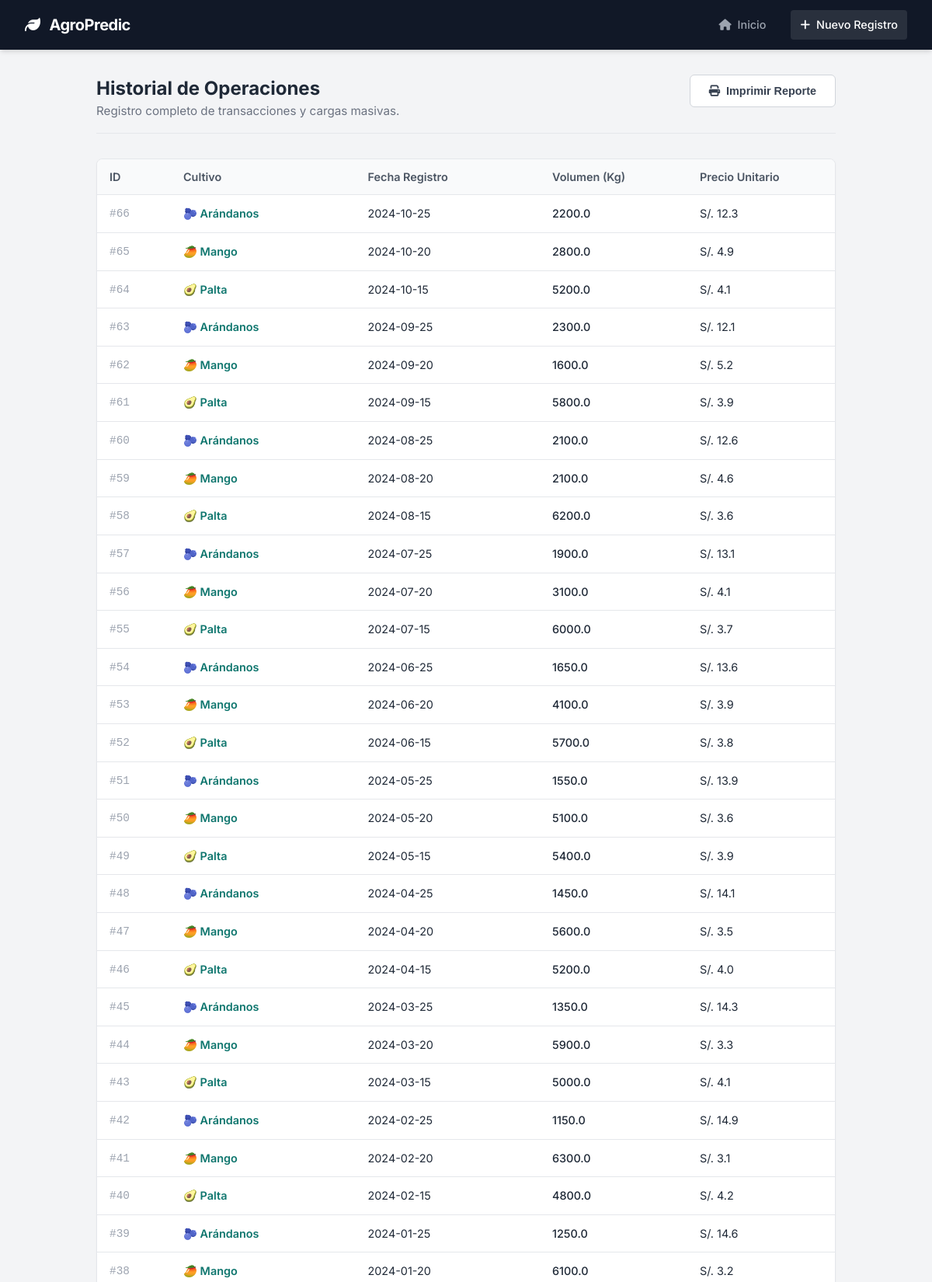
The app's page /ver_datos (upper part) with its own data.
### tables this page shows
CREATE TABLE ventas (
        id INTEGER PRIMARY KEY AUTOINCREMENT,
        cultivo TEXT NOT NULL,
        fecha DATE NOT NULL,
        volumen_kg REAL NOT NULL,
        precio_unitario REAL
    );

### app.py (the view)
@app.route('/ver_datos')
def ver_datos():
    conn = get_db_connection()
    ventas = conn.execute(
        'SELECT * FROM ventas ORDER BY fecha DESC').fetchall()
    conn.close()
    return render_template('ver_datos.html', ventas=ventas)

### app.py (called while the page is built)
def get_db_connection():
    conn = sqlite3.connect('cultivos.db')
    conn.row_factory = sqlite3.Row
    return conn

### templates/ver_datos.html (shortened to what this page needs)
<!DOCTYPE html>
<html lang="es">
  <head>
    <link rel="stylesheet" href="https://cdnjs.cloudflare.com/ajax/libs/font-awesome/6.4.0/css/all.min.css" />
    <link rel="stylesheet" href="{{ url_for('static', filename='css/style.css') }}" />
  </head>
  <body>
    <nav class="navbar">
      <a href="/" class="brand"><i class="fa-solid fa-leaf"></i> AgroPredic</a>
      <div class="nav-menu">
        <a href="/" class="nav-link"><i class="fa-solid fa-house"></i> Inicio</a>
        <a href="/ingreso" class="nav-link active"><i class="fa-solid fa-plus"></i> Nuevo Registro</a>
      </div>
    </nav>
    <div class="main-content">
      <header class="page-header" style="display: flex; justify-content: space-between; align-items: start;">
        <div>
          <h1 class="page-title">Historial de Operaciones</h1>
          <p class="page-subtitle">Registro completo de transacciones y cargas masivas.</p>
        </div>
        <button onclick="window.print()" class="btn btn-secondary"><i class="fa-solid fa-print"></i> Imprimir Reporte</button>
      </header>
      <div class="card" style="padding: 0; overflow: hidden;">
        {% if ventas %}
          <div class="table-responsive">
            <table>
              <thead>
                <tr>
                  <th width="10%">ID</th>
                  <th width="25%">Cultivo</th>
                  <th width="25%">Fecha Registro</th>
                  <th width="20%">Volumen (Kg)</th>
                  <th width="20%">Precio Unitario</th>
                </tr>
              </thead>
              <tbody>
                {% for venta in ventas %}
                  <tr>
                    <td>
                      <span style="color: #9ca3af; font-family: monospace;">#{{ venta.id }}</span>
                    </td>
                    <td>
                      <span style="font-weight: 600; color: var(--primary-color);">
                        {% if venta.cultivo == 'Palta' %}
                          🥑
                        {% elif venta.cultivo == 'Mango' %}
                          🥭
                        {% else %}
                          🫐
                        {% endif %}
                        {{ venta.cultivo }}
                      </span>
                    </td>
                    <td>{{ venta.fecha }}</td>
                    <td style="font-weight: 500;">{{ venta.volumen_kg }}</td>
                    <td>S/. {{ venta.precio_unitario }}</td>
                  </tr>
                {% endfor %}
              </tbody>
            </table>
          </div>
        {% endif %}
      </div>
    </div>
  </body>
</html>

### static/css/style.css (style rules this page uses)
:root { --primary-color: #0f766e; --primary-dark: #0d5f58; --accent-color: #f59e0b; --danger-color: #ef4444; --success-color: #10b981; --bg-body: #f3f4f6; --bg-card: #ffffff; --bg-sidebar: #111827; --text-main: #1f2937; --text-muted: #6b7280; --text-light: #f9fafb; --shadow-sm: 0 1px 2px 0 rgba(0, 0, 0, 0.05); --shadow-md: 0 4px 6px -1px rgba(0, 0, 0, 0.1), 0 2px 4px -1px rgba(0, 0, 0, 0.06); --radius: 8px; }
* { box-sizing: border-box; margin: 0; padding: 0; }
body { font-family: 'Inter', sans-serif; background-color: var(--bg-body); color: var(--text-main); line-height: 1.5; display: flex; flex-direction: column; min-height: 100vh; }
.navbar { background-color: var(--bg-sidebar); color: white; padding: 0 2rem; height: 64px; display: flex; align-items: center; justify-content: space-between; box-shadow: var(--shadow-md); position: sticky; top: 0; z-index: 100; }
.brand { font-weight: 700; font-size: 1.25rem; display: flex; align-items: center; gap: 12px; color: white; text-decoration: none; letter-spacing: -0.025em; }
.nav-menu { display: flex; gap: 20px; }
.nav-link { color: #9ca3af; text-decoration: none; font-size: 0.9rem; font-weight: 500; padding: 8px 12px; border-radius: 4px; transition: all 0.2s; display: flex; align-items: center; gap: 8px; }
.nav-link:hover, .nav-link.active { background-color: rgba(255, 255, 255, 0.1); color: white; }
.main-content { max-width: 1000px; margin: 2rem auto; padding: 0 1.5rem; width: 100%; }
.page-header { margin-bottom: 2rem; border-bottom: 1px solid #e5e7eb; padding-bottom: 1rem; }
.page-title { font-size: 1.5rem; font-weight: 700; color: var(--text-main); }
.page-subtitle { color: var(--text-muted); font-size: 0.95rem; }
.card { background: var(--bg-card); border-radius: var(--radius); box-shadow: var(--shadow-sm); border: 1px solid #e5e7eb; padding: 1.5rem; margin-bottom: 1.5rem; transition: box-shadow 0.3s; }
.btn { display: inline-flex; align-items: center; justify-content: center; gap: 8px; padding: 0.75rem 1.5rem; border-radius: 6px; font-weight: 600; cursor: pointer; border: none; text-decoration: none; transition: all 0.2s; font-size: 0.9rem; }
.btn-secondary { background-color: white; border: 1px solid #d1d5db; color: #374151; }
.table-responsive { overflow-x: auto; }
table { width: 100%; border-collapse: collapse; font-size: 0.9rem; }
th { background-color: #f9fafb; text-align: left; padding: 12px 16px; font-weight: 600; color: #4b5563; border-bottom: 1px solid #e5e7eb; }
td { padding: 12px 16px; border-bottom: 1px solid #e5e7eb; color: #1f2937; }

### records on screen
ventas: id "66", cultivo "Arándanos", fecha "2024-10-25", volumen_kg "2200.0", precio_unitario "12.3"
ventas: id "65", cultivo "Mango", fecha "2024-10-20", volumen_kg "2800.0", precio_unitario "4.9"
ventas: id "64", cultivo "Palta", fecha "2024-10-15", volumen_kg "5200.0", precio_unitario "4.1"
ventas: id "63", cultivo "Arándanos", fecha "2024-09-25", volumen_kg "2300.0", precio_unitario "12.1"
ventas: id "62", cultivo "Mango", fecha "2024-09-20", volumen_kg "1600.0", precio_unitario "5.2"
ventas: id "61", cultivo "Palta", fecha "2024-09-15", volumen_kg "5800.0", precio_unitario "3.9"
ventas: id "60", cultivo "Arándanos", fecha "2024-08-25", volumen_kg "2100.0", precio_unitario "12.6"
ventas: id "59", cultivo "Mango", fecha "2024-08-20", volumen_kg "2100.0", precio_unitario "4.6"
ventas: id "58", cultivo "Palta", fecha "2024-08-15", volumen_kg "6200.0", precio_unitario "3.6"
ventas: id "57", cultivo "Arándanos", fecha "2024-07-25", volumen_kg "1900.0", precio_unitario "13.1"
ventas: id "56", cultivo "Mango", fecha "2024-07-20", volumen_kg "3100.0", precio_unitario "4.1"
ventas: id "55", cultivo "Palta", fecha "2024-07-15", volumen_kg "6000.0", precio_unitario "3.7"
ventas: id "54", cultivo "Arándanos", fecha "2024-06-25", volumen_kg "1650.0", precio_unitario "13.6"
ventas: id "53", cultivo "Mango", fecha "2024-06-20", volumen_kg "4100.0", precio_unitario "3.9"
ventas: id "52", cultivo "Palta", fecha "2024-06-15", volumen_kg "5700.0", precio_unitario "3.8"
ventas: id "51", cultivo "Arándanos", fecha "2024-05-25", volumen_kg "1550.0", precio_unitario "13.9"
ventas: id "50", cultivo "Mango", fecha "2024-05-20", volumen_kg "5100.0", precio_unitario "3.6"
ventas: id "49", cultivo "Palta", fecha "2024-05-15", volumen_kg "5400.0", precio_unitario "3.9"
ventas: id "48", cultivo "Arándanos", fecha "2024-04-25", volumen_kg "1450.0", precio_unitario "14.1"
ventas: id "47", cultivo "Mango", fecha "2024-04-20", volumen_kg "5600.0", precio_unitario "3.5"
ventas: id "46", cultivo "Palta", fecha "2024-04-15", volumen_kg "5200.0", precio_unitario "4.0"
ventas: id "45", cultivo "Arándanos", fecha "2024-03-25", volumen_kg "1350.0", precio_unitario "14.3"
ventas: id "44", cultivo "Mango", fecha "2024-03-20", volumen_kg "5900.0", precio_unitario "3.3"
ventas: id "43", cultivo "Palta", fecha "2024-03-15", volumen_kg "5000.0", precio_unitario "4.1"
ventas: id "42", cultivo "Arándanos", fecha "2024-02-25", volumen_kg "1150.0", precio_unitario "14.9"
ventas: id "41", cultivo "Mango", fecha "2024-02-20", volumen_kg "6300.0", precio_unitario "3.1"
ventas: id "40", cultivo "Palta", fecha "2024-02-15", volumen_kg "4800.0", precio_unitario "4.2"
ventas: id "39", cultivo "Arándanos", fecha "2024-01-25", volumen_kg "1250.0", precio_unitario "14.6"
ventas: id "38", cultivo "Mango", fecha "2024-01-20", volumen_kg "6100.0", precio_unitario "3.2"
